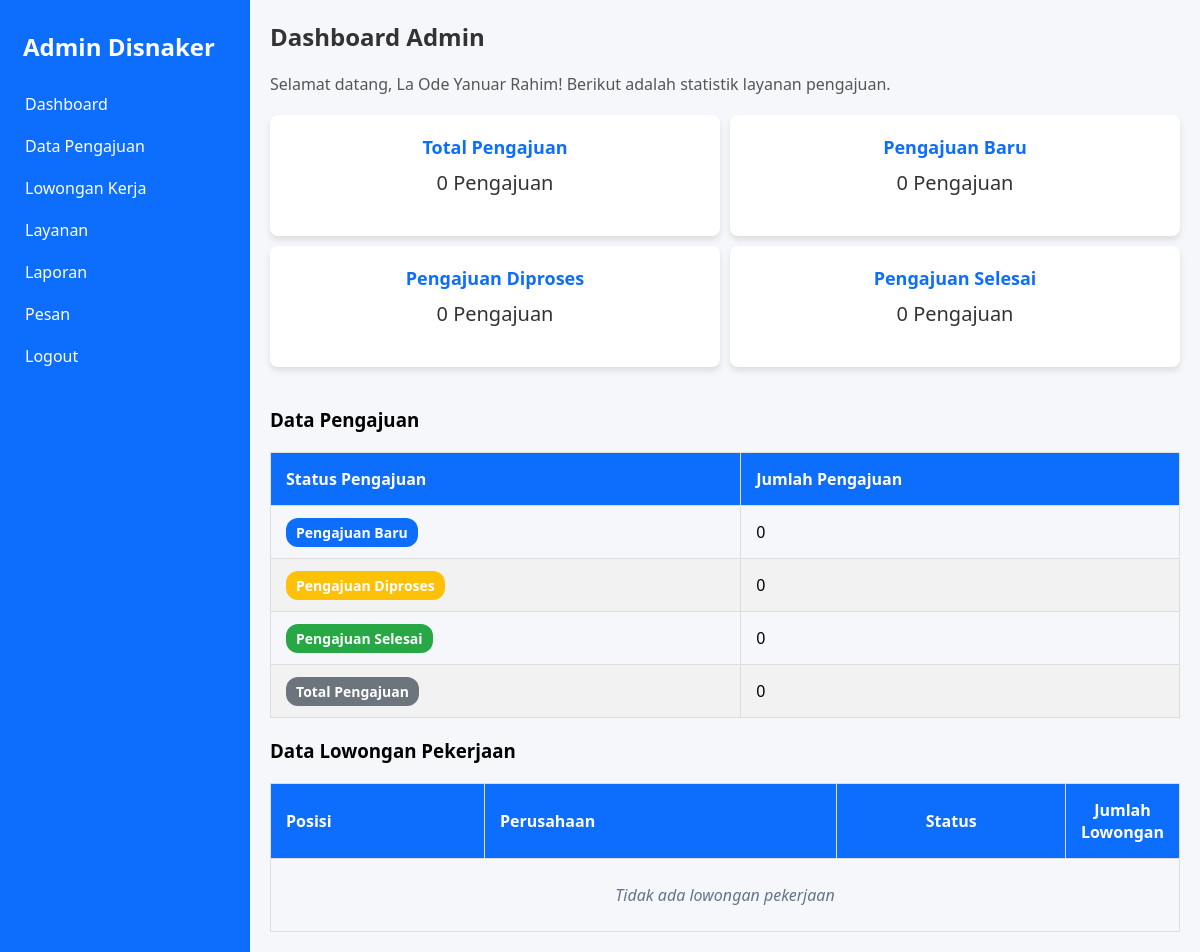
/admin/dashboard.php (signed in), run on an earlier commit of the app's database.
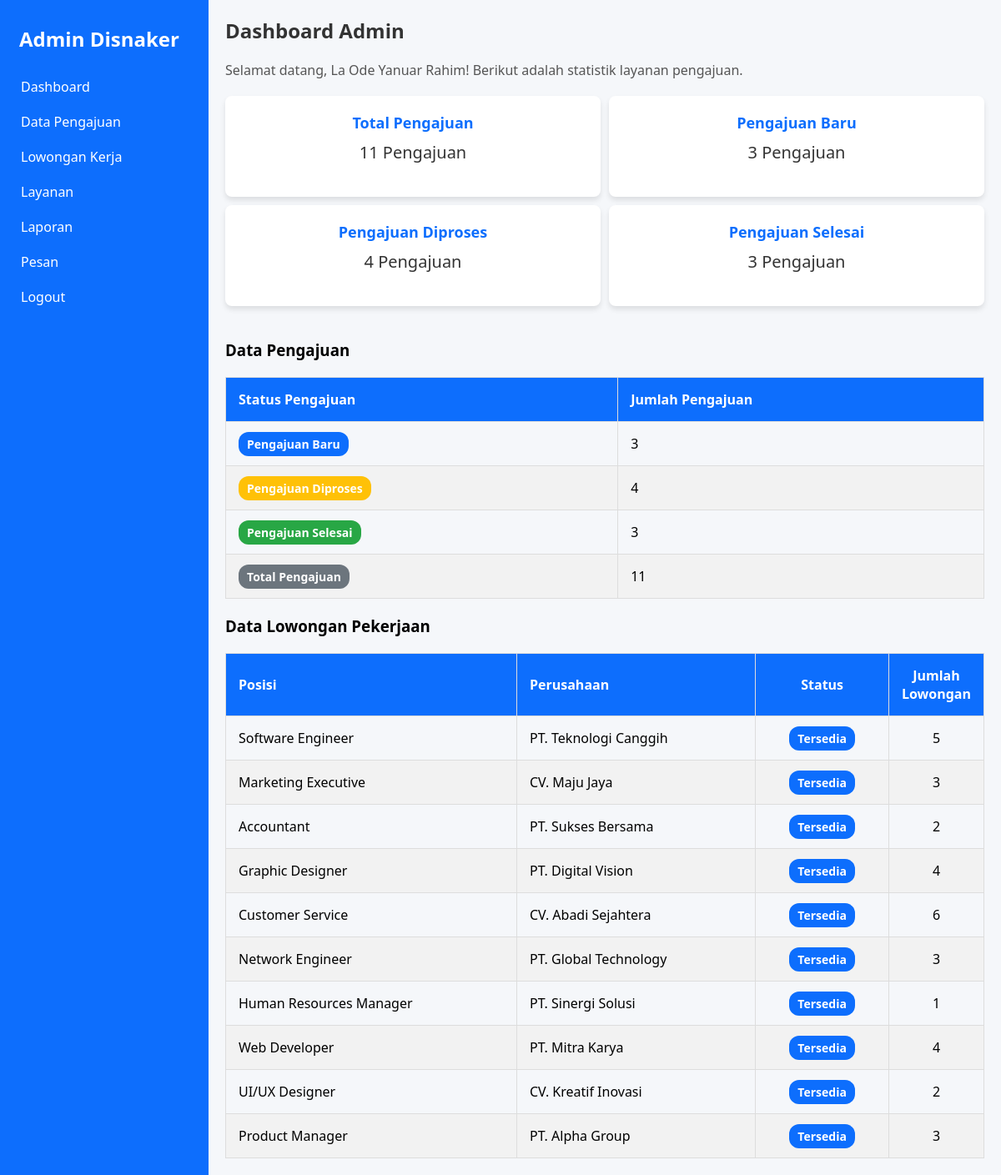
And on a later commit of the database.
### tables this page shows
CREATE TABLE `lowongan_kerja` (
  `id` int(11) NOT NULL,
  `perusahaan` varchar(255) DEFAULT NULL,
  `posisi` varchar(255) DEFAULT NULL,
  `status` enum('Tersedia','Kosong') DEFAULT NULL,
  `deskripsi` text DEFAULT NULL,
  `jumlah_lowongan` int(11) DEFAULT NULL
);

### admin/dashboard.php (the view, shortened to what this page needs)
<?php
include "../config/koneksi.php";
$pengajuan = mysqli_query($koneksi, "SELECT * FROM pengajuan");
$total_pengajuan = mysqli_num_rows($pengajuan);
$baru = mysqli_query($koneksi, "SELECT * FROM pengajuan WHERE status = 'baru'");
$pengajuan_baru = mysqli_num_rows($baru);
$diproses = mysqli_query($koneksi, "SELECT * FROM pengajuan WHERE status = 'diproses'");
$pengajuan_diproses = mysqli_num_rows($diproses);
$selesai = mysqli_query($koneksi, "SELECT * FROM pengajuan WHERE status = 'selesai'");
$pengajuan_selesai = mysqli_num_rows($selesai);
$lowongan = mysqli_query($koneksi, "SELECT * FROM lowongan_kerja");
?>
<!DOCTYPE html>
<html lang="id">
<head>
    <link rel="stylesheet" href="../assets/css/admin.css">
</head>
<body>
    <?php include "../includes/sidebar.php"; ?>
    <div class="main-content">
        <section class="dashboard">
            <h2>Dashboard Admin</h2>
            <p>Selamat datang, <?= $_SESSION['nama_lengkap']; ?>! Berikut adalah statistik layanan pengajuan.</p>
            <div class="statistik">
                <div class="stat-item">
                    <h4>Total Pengajuan</h4>
                    <p><?= $total_pengajuan; ?> Pengajuan</p>
                </div>
                <div class="stat-item">
                    <h4>Pengajuan Baru</h4>
                    <p><?= $pengajuan_baru; ?> Pengajuan</p>
                </div>
                <div class="stat-item">
                    <h4>Pengajuan Diproses</h4>
                    <p><?= $pengajuan_diproses; ?> Pengajuan</p>
                </div>
                <div class="stat-item">
                    <h4>Pengajuan Selesai</h4>
                    <p><?= $pengajuan_selesai; ?> Pengajuan</p>
                </div>
            </div>
            <div class="statistik-tabel">
                <h3>Data Pengajuan</h3>
                <table>
                    <thead>
                        <tr>
                            <th>Status Pengajuan</th>
                            <th>Jumlah Pengajuan</th>
                        </tr>
                    </thead>
                    <tbody>
                        <tr>
                            <td><span class="badge badge-new">Pengajuan Baru</span></td>
                            <td><?= $pengajuan_baru; ?></td>
                        </tr>
                        <tr>
                            <td><span class="badge badge-process">Pengajuan Diproses</span></td>
                            <td><?= $pengajuan_diproses; ?></td>
                        </tr>
                        <tr>
                            <td><span class="badge badge-completed">Pengajuan Selesai</span></td>
                            <td><?= $pengajuan_selesai; ?></td>
                        </tr>
                        <tr>
                            <td><span class="badge badge-total">Total Pengajuan</span></td>
                            <td><?= $total_pengajuan; ?></td>
                        </tr>
                    </tbody>
                </table>
            </div>
            <div class="lowongan-tabel">
                <h3>Data Lowongan Pekerjaan</h3>
                <table>
                    <thead>
                        <tr>
                            <th>Posisi</th>
                            <th>Perusahaan</th>
                            <th style="text-align: center;">Status</th>
                            <th style="text-align: center" width="10%">Jumlah Lowongan</th>
                        </tr>
                    </thead>
                    <tbody>
                        <?php if (mysqli_num_rows($lowongan) > 0): ?>
                            <?php while ($lowongan_data = mysqli_fetch_assoc($lowongan)): ?>
                                <tr>
                                    <td><?= $lowongan_data['posisi']; ?></td>
                                    <td><?= $lowongan_data['perusahaan']; ?></td>
                                    <td style="text-align: center"><span class="badge badge-new"><?= $lowongan_data['status']; ?></span></td>
                                    <td style="text-align: center"><?= $lowongan_data['jumlah_lowongan']; ?></td>
                                </tr>
                            <?php endwhile; ?>
                        <?php else: ?>
                            <tr>
                                <td colspan="4" class="empty-data">Tidak ada lowongan pekerjaan</td>
                            </tr>
                        <?php endif; ?>
                    </tbody>
                </table>
            </div>
        </section>
    </div>
</body>
</html>

What changed in the data, as far as the page shows it:
added lowongan_kerja: posisi "Software Engineer", perusahaan "PT. Teknologi Canggih", status "Tersedia", jumlah_lowongan "5"
added lowongan_kerja: posisi "Marketing Executive", perusahaan "CV. Maju Jaya", status "Tersedia", jumlah_lowongan "3"
added lowongan_kerja: posisi "Accountant", perusahaan "PT. Sukses Bersama", status "Tersedia", jumlah_lowongan "2"
added lowongan_kerja: posisi "Graphic Designer", perusahaan "PT. Digital Vision", status "Tersedia", jumlah_lowongan "4"
added lowongan_kerja: posisi "Customer Service", perusahaan "CV. Abadi Sejahtera", status "Tersedia", jumlah_lowongan "6"
added lowongan_kerja: posisi "Network Engineer", perusahaan "PT. Global Technology", status "Tersedia", jumlah_lowongan "3"
added lowongan_kerja: posisi "Human Resources Manager", perusahaan "PT. Sinergi Solusi", status "Tersedia", jumlah_lowongan "1"
added lowongan_kerja: posisi "Web Developer", perusahaan "PT. Mitra Karya", status "Tersedia", jumlah_lowongan "4"
added lowongan_kerja: posisi "UI/UX Designer", perusahaan "CV. Kreatif Inovasi", status "Tersedia", jumlah_lowongan "2"
added lowongan_kerja: posisi "Product Manager", perusahaan "PT. Alpha Group", status "Tersedia", jumlah_lowongan "3"
Also different on the page:
$total_pengajuan: "0" → "11"
$pengajuan_baru: "0" → "3"
$pengajuan_diproses: "0" → "4"
$pengajuan_selesai: "0" → "3"
text no longer shown: "Tidak ada lowongan pekerjaan"
